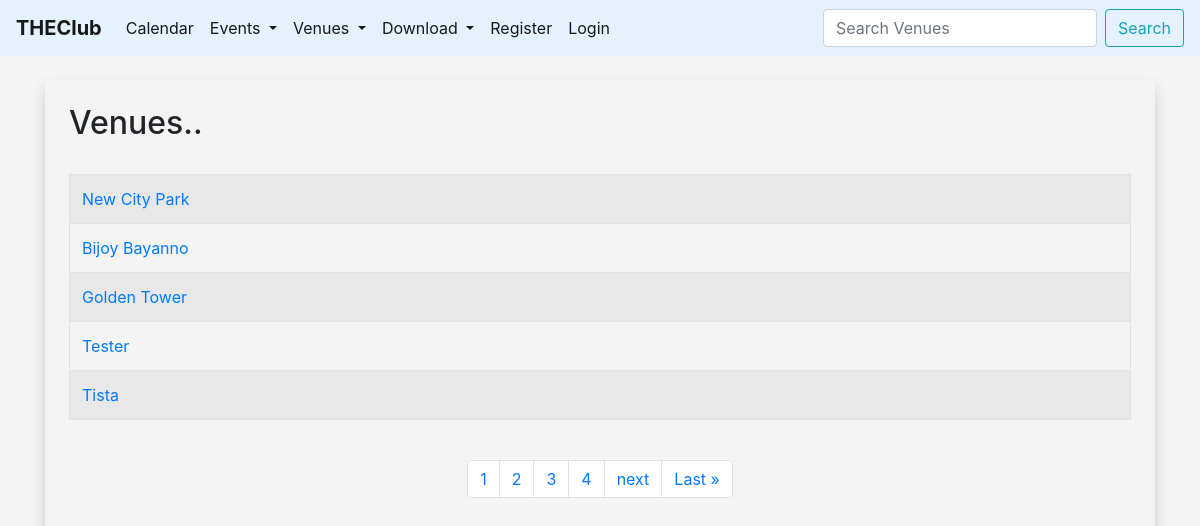
Screenshot of /list_venues with the database file from the repository.
### events/models.py (models this page shows)
class Venue(models.Model):
	name = models.CharField('Venue Name', max_length=120)
	address = models.CharField(max_length=300)
	Zip_code = models.CharField('Zip Code', max_length=10, blank=True)
	phone = models.CharField('Contuct Phone', max_length=20)
	web = models.URLField('Website Address', blank=True)
	email_address = models.EmailField('Email Address')
	owner = models.IntegerField('Venue Owner', blank=False, default=1)
	venue_image = models.ImageField(null=True, blank=True, upload_to="images/")
	def __str__(self):
		return self.name

### events/views.py (the view)
# urls.py: path('list_venues', views.list_venues, name='list-venues'),
def list_venues(request):
	venue_list = Venue.objects.all().order_by('name')
	p = Paginator(Venue.objects.all(), 5)
	page = request.GET.get('page')
	venues = p.get_page(page)
	nums = 'a' * venues.paginator.num_pages
	context = {
		'venue_list': venue_list,
		'venues': venues,
		'nums': nums,
	}
	return render(request, 'events/venue.html', context)

### events/templates/events/venue.html (shortened to what this page needs)
{% extends 'events/base.html' %}
{% block content %}
<div class="shadow p-4 md-5 bg-body rounded">
    <h2>Venues..</h2><br>
    <table class="table table-striped table-hover table-bordered">
    {% for venue in venues %}
        <tr>
            <td>
            <a href="{% url 'show-venue' venue.id %}">{{ venue }}</a>
            </td>
        </tr>
    {% endfor %}
    </table><br>
<nav aria-label="Page navigation example">
  <ul class="pagination justify-content-center">
    {% for i in nums %}
       <li class="page-item">
            <a class="page-link" href="?page={{ forloop.counter }}">
            {{ forloop.counter }}
            </a>
        </li>
    {% endfor %}
    {% if venues.has_next%}
        <li class="page-item">
            <a class="page-link" href="?page={{ venues.next_page_number }}">next</a>
        </li>
        <li class="page-item">
            <a class="page-link" href="?page={{ venues.paginator.num_pages }}">Last &raquo</a>
        </li>
    {% endif %}
    </ul>
</nav>
</div>
{% endblock %}

### events/templates/events/base.html (style rules this page uses)
body { background: #f4f4f4; }

### rows the page displays
Venue: name "New City Park"
Venue: name "Bijoy Bayanno"
Venue: name "Golden Tower"
Venue: name "Tester"
Venue: name "Tista"
